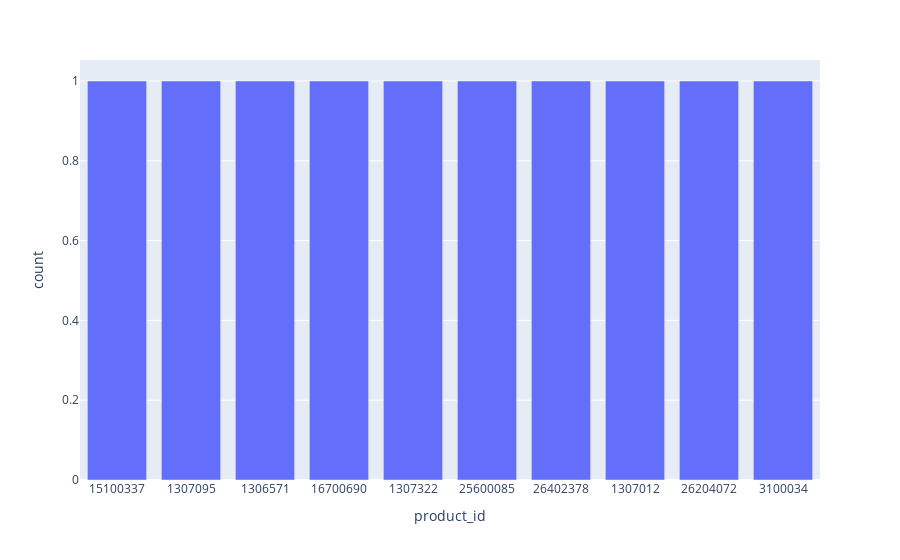

The notebook cell this image was saved under:
### Code cell
px.bar(sdf_product_id_dist.orderBy("count").limit(10).toPandas(), x='product_id', y='count')

### Figure 1 — Plotly figure (JSON) as saved in the notebook; plotly's stock layout.template omitted (floating-point values rounded to 4 significant figures)
{"data": [{"alignmentgroup": "True", "hovertemplate": "product_id=%{x}<br>count=%{y}<extra></extra>", "legendgroup": "", "marker": {"color": "#636efa"}, "name": "", "offsetgroup": "", "orientation": "v", "showlegend": false, "textposition": "auto", "type": "bar", "x": ["15100337", "1307095", "1306571", "16700690", "1307322", "25600085", "26402378", "1307012", "26204072", "3100034"], "xaxis": "x", "y": [1, 1, 1, 1, 1, 1, 1, 1, 1, 1], "yaxis": "y"}], "layout": {"barmode": "relative", "legend": {"tracegroupgap": 0}, "margin": {"t": 60}, "xaxis": {"anchor": "y", "domain": [0, 1], "title": {"text": "product_id"}}, "yaxis": {"anchor": "x", "domain": [0, 1], "title": {"text": "count"}}}}
